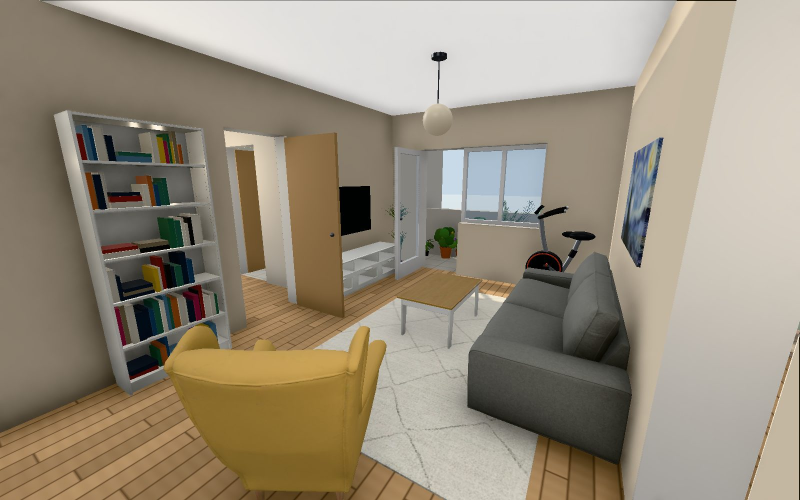
#> input picture 3d/gallery/r1-3.jpg, 1600 x 1000 px, given in place of original.jpg, which was not available (shown at 1/2 size)
$ python spots.py 3d/gallery/r1-3.jpg
#> lines starting #> are read from the running program, lines starting #| are printed output that depends on the picture
"""Zoom pairs original | vector render for Victor's marked spots -> spots.png"""
import sys
from PIL import Image, ImageDraw
SPOTS = {1:(185,643,220,672),2:(348,596,396,620),3:(317,594,348,629),4:(307,664,341,699),5:(374,670,389,691),6:(381,866,402,901),
         7:(313,843,343,860),8:(317,843,340,873),9:(121,942,170,981),10:(253,1039,282,1073),11:(308,1075,349,1089),12:(133,1110,150,1122),13:(147,851,168,929)}
o = Image.open('original.jpg').convert('RGB'); p = Image.open(sys.argv[1] if len(sys.argv) > 1 else 'plan.png').convert('RGB')
#> further down, o is the input picture: PIL image 1600x1000 RGB; mean R, G, B 152.4, 142, 124.5
X0, Y0, S = 20, 585, p.width / 390
#> X0 = 20; Y0 = 585; S = 4.1
Z = 7; P = 5
tiles = []
for k, (a, b, c, d) in SPOTS.items():
    a, b, c, d = a - P, b - P, c + P, d + P
    w, h = (c - a) * Z, (d - b) * Z
    t = Image.new('RGB', (2 * w + 12, h + 18), 'white')
    t.paste(o.crop((a, b, c, d)).resize((w, h), Image.NEAREST), (0, 18))
    t.paste(p.crop((int((a - X0) * S), int((b - Y0) * S), int((c - X0) * S), int((d - Y0) * S))).resize((w, h), Image.LANCZOS), (w + 12, 18))
    ImageDraw.Draw(t).text((2, 2), f'#{k} ({a},{b})-({c},{d})', fill='red'); tiles.append(t)
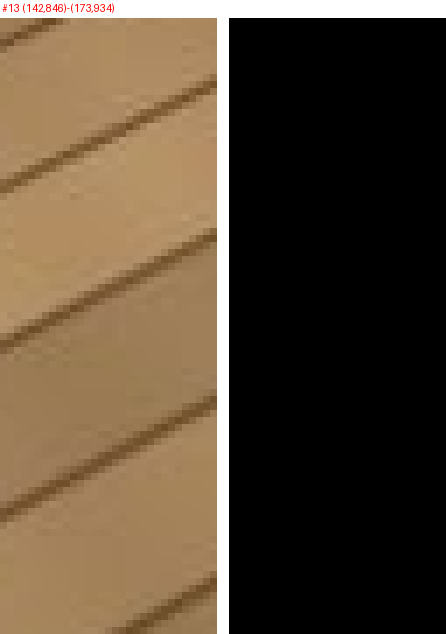
#> t: PIL image 446x634 RGB; mean R, G, B 90.4, 74.4, 55.6
#> after the loop, tiles = 13 items
# pack rows of max width 2400
rows, row, rw = [], [], 0
for t in tiles:
    if rw + t.width > 2400 and row: rows.append(row); row, rw = [], 0
    row.append(t); rw += t.width + 10
#> this loop made 13 passes
#> rw on passes 1 to 12: 652, 1486, 2082, 638, 1010, 1466, 2048, 484, 1332, 1900, 736, 1136
#> after the loop, row = 3 items; rows = 3 items; rw = 1592
rows.append(row)
Wd = max(sum(t.width + 10 for t in r) for r in rows); Ht = sum(max(t.height for t in r) + 10 for r in rows)
#> after `Wd = max((sum((t.width + 10 for t in r)) for r in rows))`: Wd = 2082
#> after `Ht = sum((max((t.height for t in r)) + 10 for r in rows))`: Ht = 1701
out = Image.new('RGB', (Wd, Ht), (230, 230, 230)); y = 0
#> after `out = Image.new('RGB', (Wd, Ht), (230, 230, 230))`: out: PIL image 2082x1701 RGB; every value is 230
for r in rows:
    x = 0
    for t in r: out.paste(t, (x, y)); x += t.width + 10
    y += max(t.height for t in r) + 10
#> this loop made 4 passes
#> y on passes 1 to 4: 343, 686, 1057, 1701
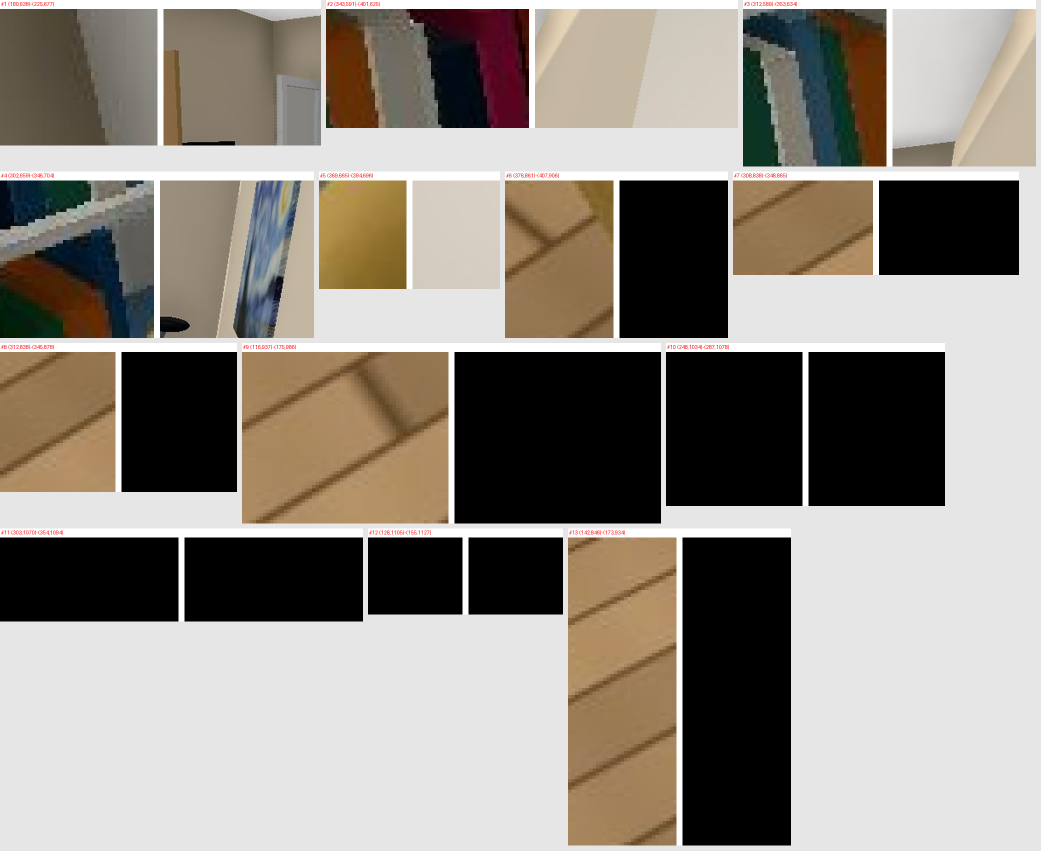
#> out: PIL image 2082x1701 RGB (shown at 1/2 size); mean R, G, B 145.9, 139.3, 131.1
#> after the loop, y = 1701
out.save('spots.png'); print(out.size)
#| (2082, 1701)

$ run again, on 3d/gallery/r1-4.jpg
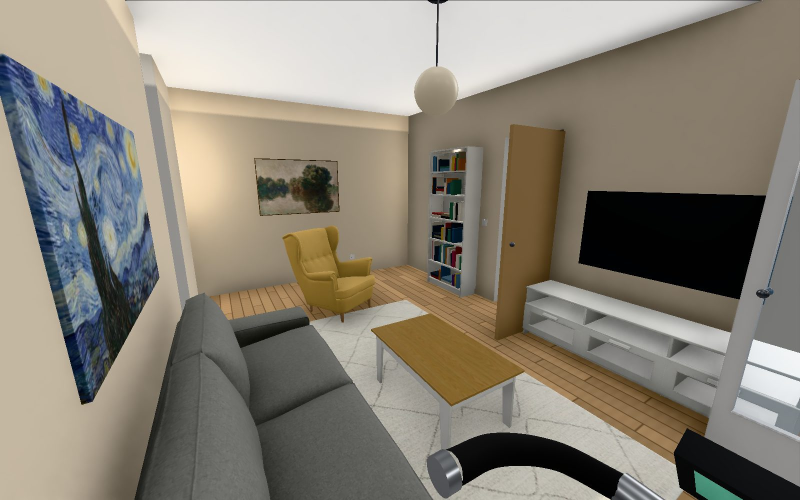
#> input picture 3d/gallery/r1-4.jpg, 1600 x 1000 px, given in place of original.jpg, which was not available (shown at 1/2 size)
#> o is the input picture: PIL image 1600x1000 RGB; mean R, G, B 136.9, 130.5, 118.5
#> after the loop `for k, (a, b, c, d) in SPOTS.items():`:
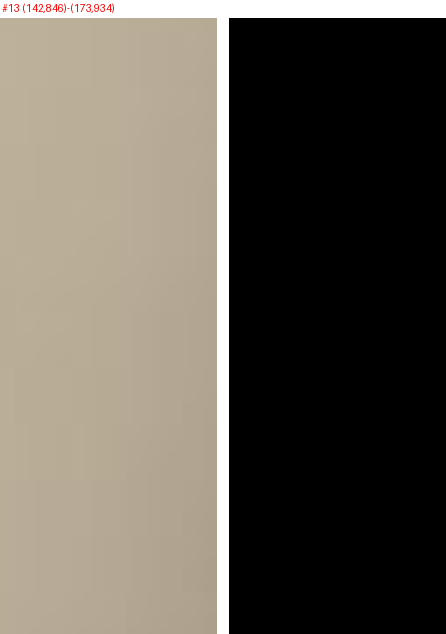
#> t: PIL image 446x634 RGB; mean R, G, B 100.2, 94.1, 84.4
#> after the loop `for k, (a, b, c, d) in SPOTS.items():`: tiles = 13 items
#> the loop `for t in tiles:` made 13 passes
#> rw on passes 1 to 8: 652, 1486, 2082, 638, 1010, 1466, 2048, 484
#> after the loop `for t in tiles:`: row = 3 items; rw = 1592
#> Wd = 2082
#> Ht = 1701
#> the loop `for r in rows:` made 4 passes
#> y on passes 1 to 4: 343, 686, 1057, 1701
#> after the loop `for r in rows:`:
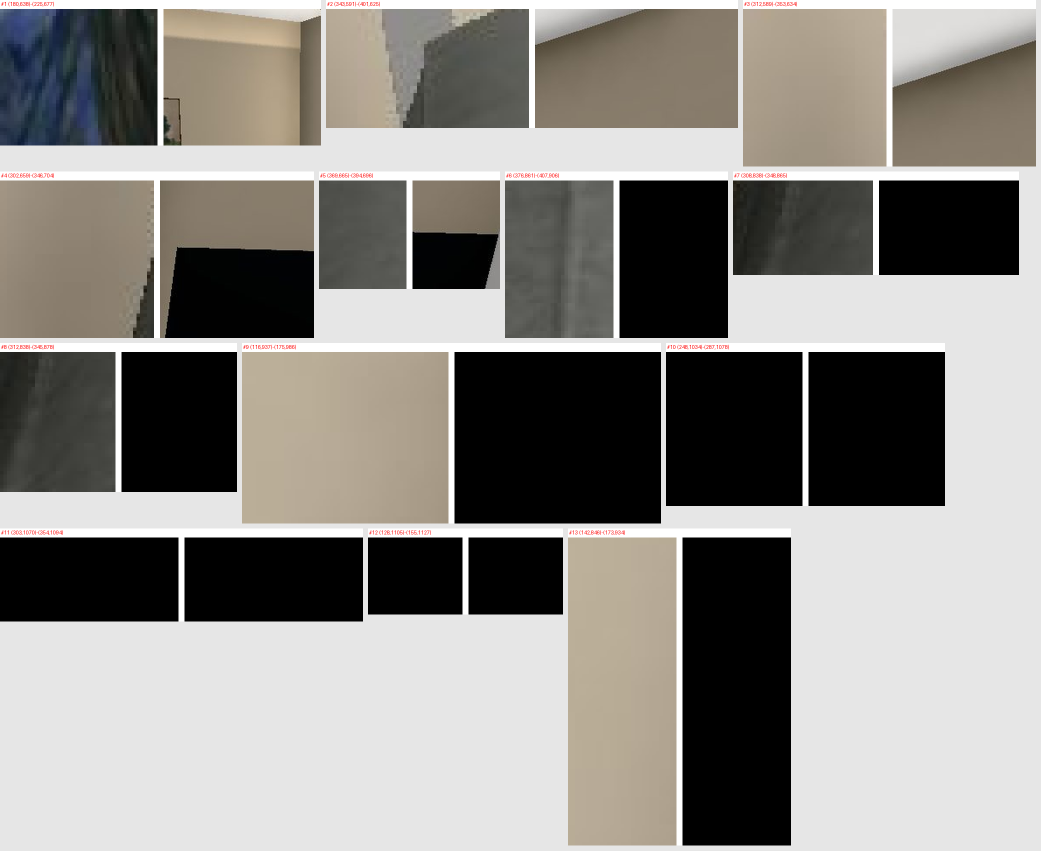
#> out: PIL image 2082x1701 RGB (shown at 1/2 size); mean R, G, B 140.9, 138.3, 134
#| (2082, 1701)

$ run again, on 3d/gallery/r11-1.jpg
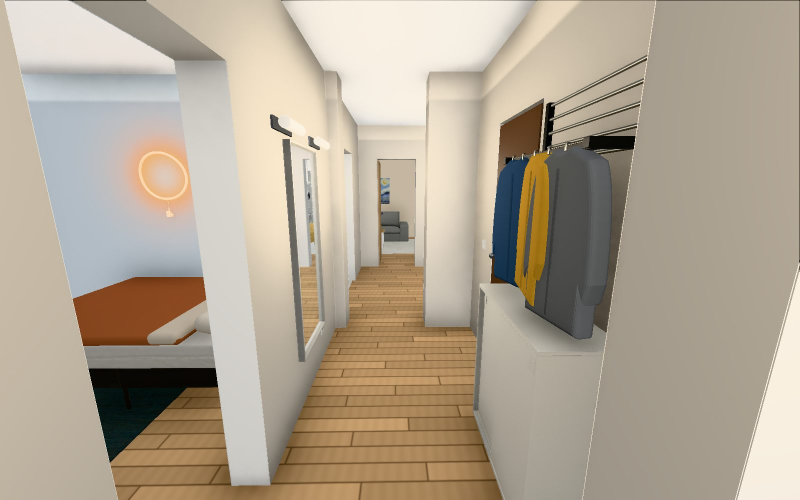
#> input picture 3d/gallery/r11-1.jpg, 1600 x 1000 px, given in place of original.jpg, which was not available (shown at 1/2 size)
#> o is the input picture: PIL image 1600x1000 RGB; mean R, G, B 177.4, 165.1, 147.3
#> after the loop `for k, (a, b, c, d) in SPOTS.items():`:
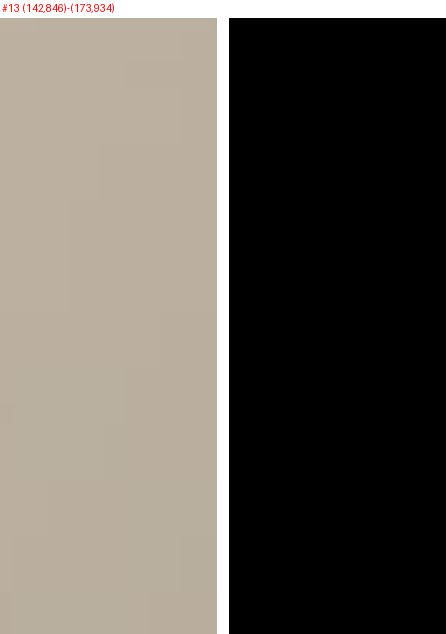
#> t: PIL image 446x634 RGB; mean R, G, B 102.1, 96.5, 88.8
#> after the loop `for k, (a, b, c, d) in SPOTS.items():`: tiles = 13 items
#> the loop `for t in tiles:` made 13 passes
#> rw on passes 1 to 8: 652, 1486, 2082, 638, 1010, 1466, 2048, 484
#> after the loop `for t in tiles:`: row = 3 items; rw = 1592
#> Wd = 2082
#> Ht = 1701
#> the loop `for r in rows:` made 4 passes
#> y on passes 1 to 4: 343, 686, 1057, 1701
#> after the loop `for r in rows:`:
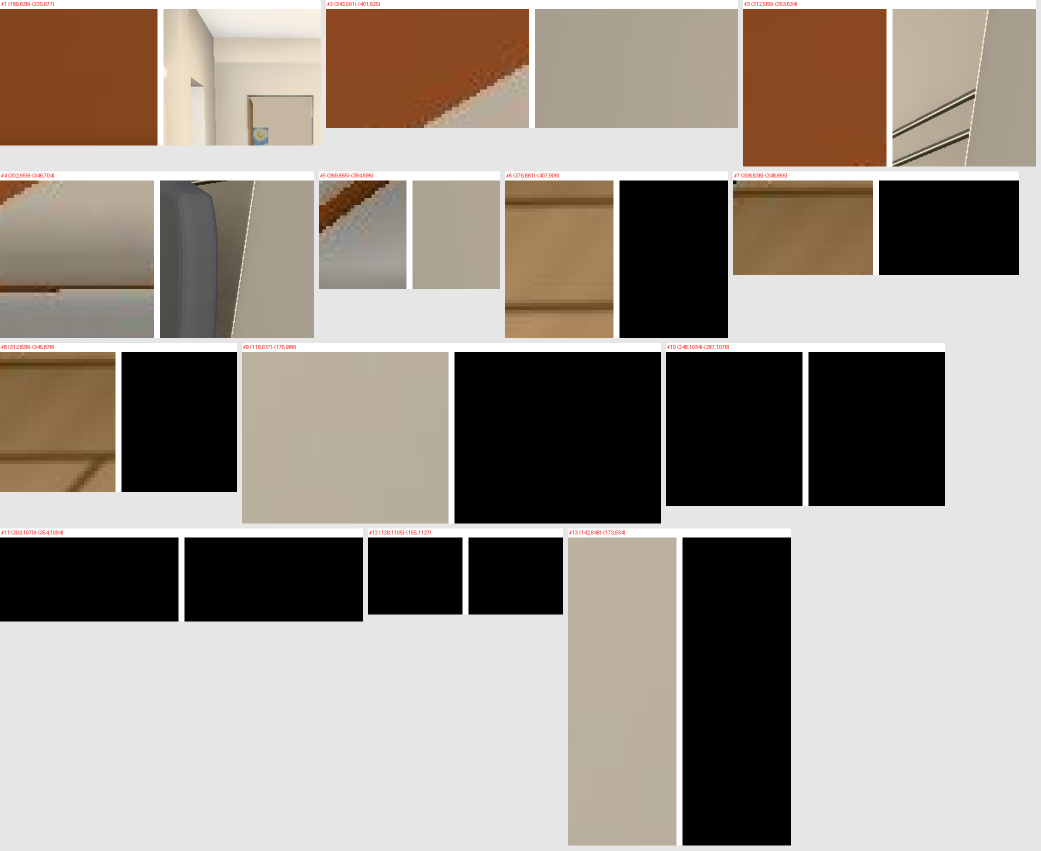
#> out: PIL image 2082x1701 RGB (shown at 1/2 size); mean R, G, B 153.8, 144.8, 136.1
#| (2082, 1701)
